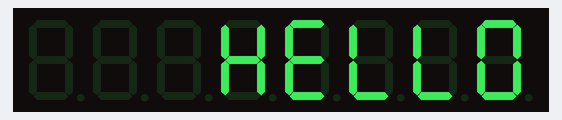
A sketch run on a simulated Arduino Uno, built with avr-gcc and run on an emulated ATmega328P. Parts: 8-digit seven-segment display.

Above: at 0.1 s.
At 1.1 s:
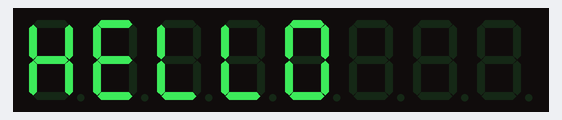
At 2.1 s:
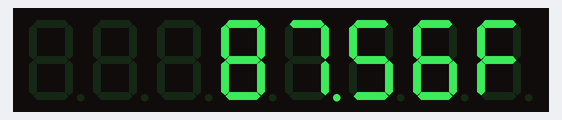
At 3.1 s:
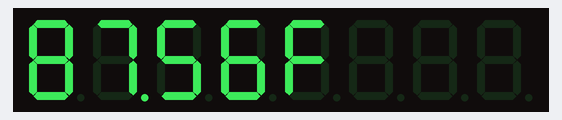

The sketch:

HelloWorld.ino
```cpp
#include <max7219.h>
#define LEFT 0
#define RIGHT 1

MAX7219 max7219;

void setup() {
  Serial.begin(9600);
  max7219.Begin();
}

void loop() {
  //Display HELLO right justified
  max7219.Clear();
  max7219.DisplayText("HELLO", RIGHT);
  delay(1000);

  //Display HELLO left justified
  max7219.Clear();
  max7219.DisplayText("HELLO", LEFT);
  delay(1000);

  //Display decimals right justified
  max7219.Clear();
  max7219.DisplayText("87.56F", RIGHT);
  delay(1000);

  //Display decimals left justified
  max7219.Clear();
  max7219.DisplayText("87.56F", LEFT);
  delay(1000);
}
```

Measured:
- by itself, everything shown: repeats every 4.0 s, in 4 steps
- what the display in image 1 shows lasts 1.0 s, from 1.0 s to 2.0 s
